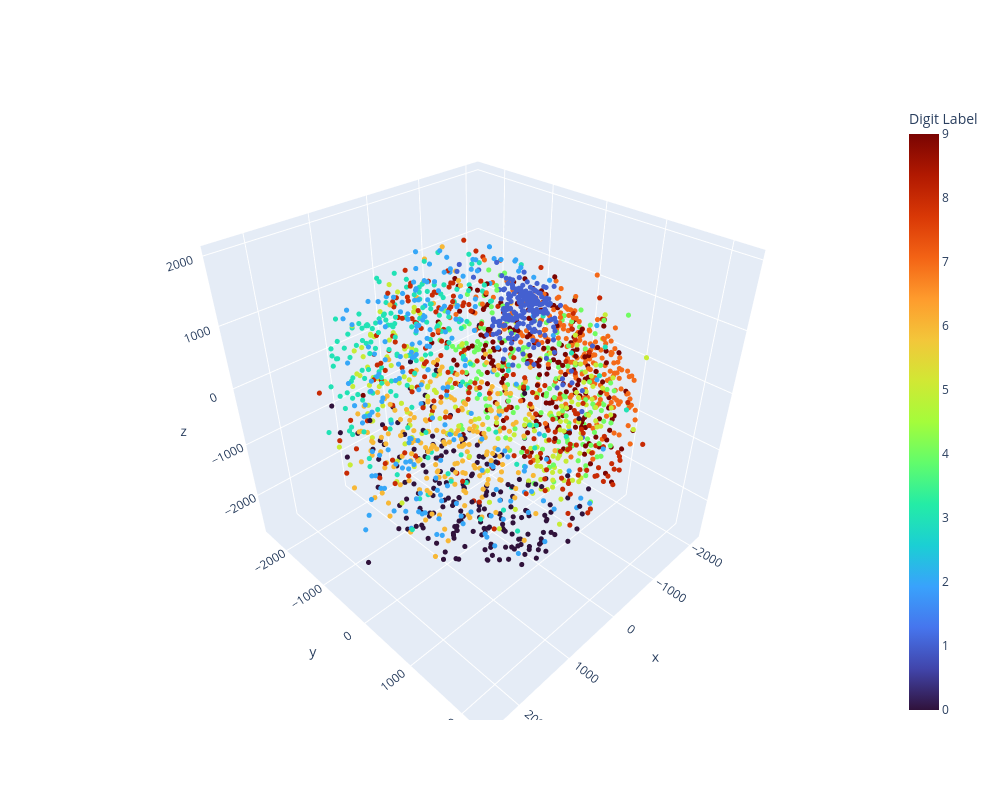

This figure's notebook cell:
### Code cell
pca_mds = Pipeline([
    ("pca", PCA(n_components=0.95, random_state=42)),
    ("mds", MDS(n_components=3, random_state=42)),
])

X_pca_mds_reduced3d = pca_mds.fit_transform(X[:2000])
fig = go.Figure(
    data=[
        go.Scatter3d(
            x=X_pca_mds_reduced3d[:, 0],
            y=X_pca_mds_reduced3d[:, 1],
            z=X_pca_mds_reduced3d[:, 2],
            mode="markers",
            marker={
                "size": 3,
                "color": y,
                "showscale": True,
                "colorscale": "Turbo",
                "colorbar": {"title": "Digit Label"},
            },
            text=[f"Class: {val}" for val in y],
            hovertemplate="%{text}<br>x: %{x:.2f}<br>y: %{y:.2f}<br>z: %{z:.2f}<extra></extra>",
        )
    ]
)
fig.update_layout(width=1000, height=800)
fig.show()

### Figure 1 — Plotly figure (JSON) as saved in the notebook; plotly's stock layout.template omitted (floating-point values rounded to 4 significant figures; data arrays with more than 128 entries replaced by an {"elided": "..."} marker saying what was removed)
{"data": [{"hovertemplate": "%{text}<br>x: %{x:.2f}<br>y: %{y:.2f}<br>z: %{z:.2f}<extra></extra>", "marker": {"color": {"elided": "10000 int values"}, "colorbar": {"title": {"text": "Digit Label"}}, "colorscale": [[0, "#30123b"], [0.07143, "#4145ab"], [0.1429, "#4675ed"], [0.2143, "#39a2fc"], [0.2857, "#1bcfd4"], [0.3571, "#24eca6"], [0.4286, "#61fc6c"], [0.5, "#a4fc3b"], [0.5714, "#d1e834"], [0.6429, "#f3c63a"], [0.7143, "#fe9b2d"], [0.7857, "#f36315"], [0.8571, "#d93806"], [0.9286, "#b11901"], [1, "#7a0402"]], "showscale": true, "size": 3}, "mode": "markers", "text": {"elided": "10000 str values"}, "type": "scatter3d", "x": {"elided": "2000 float values"}, "y": {"elided": "2000 float values"}, "z": {"elided": "2000 float values"}}], "layout": {"height": 800, "width": 1000}}
